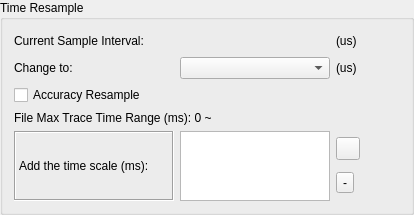
       <widget class="QGroupBox" name="groupResample">
        <property name="minimumSize">
         <size>
          <width>0</width>
          <height>0</height>
         </size>
        </property>
        <property name="maximumSize">
         <size>
          <width>550</width>
          <height>16777215</height>
         </size>
        </property>
        <property name="title">
         <string>Time Resample</string>
        </property>
        <layout class="QGridLayout" name="gridLayout_4">
         <item row="0" column="0">
          <layout class="QHBoxLayout" name="horizontalLayout_13">
           <item>
            <widget class="QLabel" name="label_15">
             <property name="minimumSize">
              <size>
               <width>160</width>
               <height>0</height>
              </size>
             </property>
             <property name="text">
              <string>Current Sample Interval:</string>
             </property>
            </widget>
           </item>
           <item>
            <widget class="QLabel" name="labelCurrentInterval">
             <property name="minimumSize">
              <size>
               <width>150</width>
               <height>0</height>
              </size>
             </property>
             <property name="text">
              <string/>
             </property>
            </widget>
           </item>
           <item>
            <widget class="QLabel" name="label_17">
             <property name="text">
              <string>(us)</string>
             </property>
            </widget>
           </item>
           <item>
            <spacer name="horizontalSpacer_10">
             <property name="orientation">
              <enum>Qt::Horizontal</enum>
             </property>
             <property name="sizeHint" stdset="0">
              <size>
               <width>40</width>
               <height>20</height>
              </size>
             </property>
            </spacer>
           </item>
          </layout>
         </item>
         <item row="1" column="0">
          <layout class="QHBoxLayout" name="horizontalLayout_15">
           <item>
            <widget class="QLabel" name="label_16">
             <property name="minimumSize">
              <size>
               <width>160</width>
               <height>0</height>
              </size>
             </property>
             <property name="text">
              <string>Change to:</string>
             </property>
            </widget>
           </item>
           <item>
            <widget class="QComboBox" name="comboInterval">
             <property name="sizePolicy">
              <sizepolicy hsizetype="Preferred" vsizetype="Fixed">
               <horstretch>0</horstretch>
               <verstretch>0</verstretch>
              </sizepolicy>
             </property>
             <property name="minimumSize">
              <size>
               <width>150</width>
               <height>0</height>
              </size>
             </property>
            </widget>
           </item>
           <item>
            <widget class="QLabel" name="label_18">
             <property name="text">
              <string>(us) </string>
             </property>
            </widget>
           </item>
           <item>
            <spacer name="horizontalSpacer_11">
             <property name="orientation">
              <enum>Qt::Horizontal</enum>
             </property>
             <property name="sizeHint" stdset="0">
              <size>
               <width>40</width>
               <height>20</height>
              </size>
             </property>
            </spacer>
           </item>
          </layout>
         </item>
         <item row="5" column="0">
          <layout class="QHBoxLayout" name="horizontalLayout_19">
           <item>
            <layout class="QHBoxLayout" name="horizontalLayout_20">
             <item>
              <widget class="QLabel" name="label_14">
               <property name="minimumSize">
                <size>
                 <width>160</width>
                 <height>0</height>
                </size>
               </property>
               <property name="frameShape">
                <enum>QFrame::Box</enum>
               </property>
               <property name="frameShadow">
                <enum>QFrame::Sunken</enum>
               </property>
               <property name="text">
                <string>Add the time scale (ms): </string>
               </property>
              </widget>
             </item>
             <item>
              <widget class="QListView" name="listTimeRange">
               <property name="maximumSize">
                <size>
                 <width>150</width>
                 <height>70</height>
                </size>
               </property>
              </widget>
             </item>
             <item>
              <layout class="QVBoxLayout" name="verticalLayout_5">
               <item>
                <widget class="QToolButton" name="toolAddTime">
                 <property name="text">
                  <string/>
                 </property>
                 <property name="icon">
                  <iconset resource="images.qrc">
                   <normaloff>:/image/Crystal_Clear_action_edit_add.png</normaloff>:/image/Crystal_Clear_action_edit_add.png</iconset>
                 </property>
                </widget>
               </item>
               <item>
                <widget class="QToolButton" name="toolRemoveTime">
                 <property name="text">
                  <string>-</string>
                 </property>
                 <property name="icon">
                  <iconset resource="images.qrc">
                   <normaloff>:/image/Crystal_Clear_action_edit_remove.png</normaloff>:/image/Crystal_Clear_action_edit_remove.png</iconset>
                 </property>
                </widget>
               </item>
              </layout>
             </item>
            </layout>
           </item>
           <item>
            <spacer name="horizontalSpacer_12">
             <property name="orientation">
              <enum>Qt::Horizontal</enum>
             </property>
             <property name="sizeHint" stdset="0">
              <size>
               <width>40</width>
               <height>20</height>
              </size>
             </property>
            </spacer>
           </item>
          </layout>
         </item>
         <item row="3" column="0">
          <widget class="QCheckBox" name="checkAcResample">
           <property name="text">
            <string>Accuracy Resample</string>
           </property>
          </widget>
         </item>
         <item row="4" column="0">
          <layout class="QHBoxLayout" name="horizontalLayout_18">
           <item>
            <widget class="QLabel" name="label_11">
             <property name="maximumSize">
              <size>
               <width>220</width>
               <height>16777215</height>
              </size>
             </property>
             <property name="text">
              <string>File Max Trace Time Range (ms): 0 ~</string>
             </property>
            </widget>
           </item>
           <item>
            <widget class="QLabel" name="labelMaxTime">
             <property name="text">
              <string/>
             </property>
            </widget>
           </item>
          </layout>
         </item>
        </layout>
       </widget>
